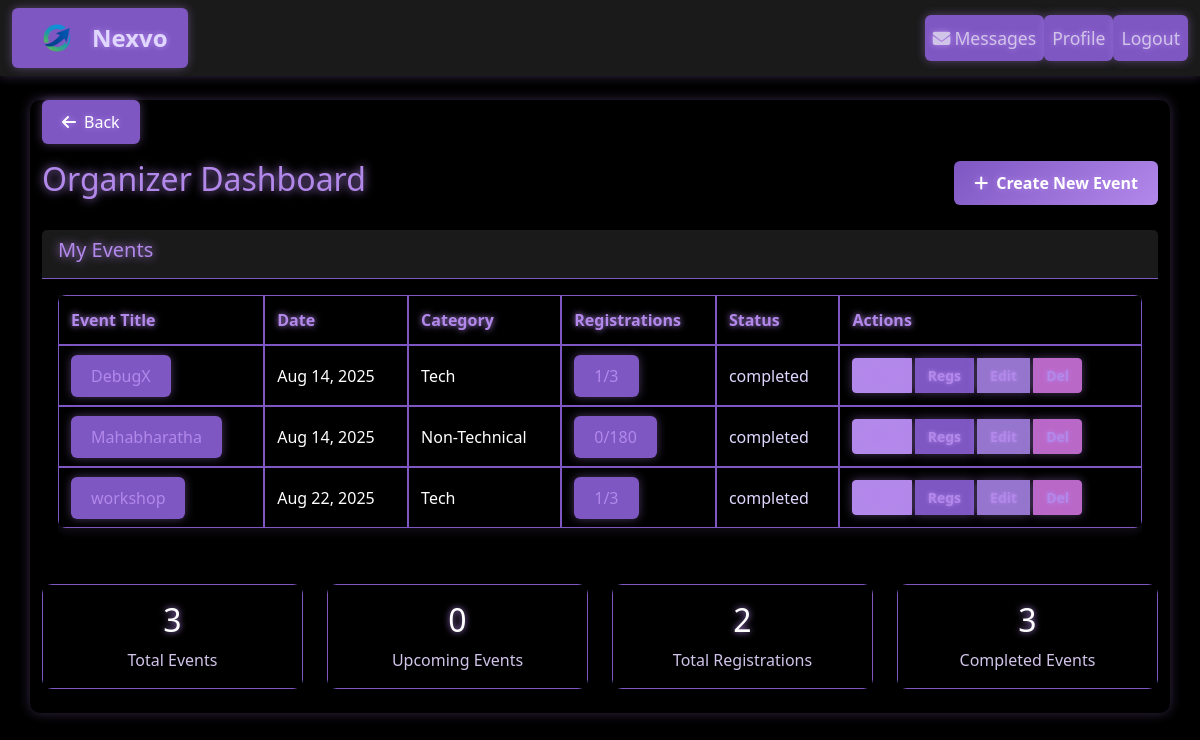
Screenshot of /organizer-dashboard/ (signed in) with the database file from the repository.
### events/models.py (models this page shows, shortened)
class Event(models.Model):
    title = models.CharField(max_length=200)
    description = models.TextField()
    organizer = models.ForeignKey(User, on_delete=models.CASCADE, related_name='organized_events')
    category = models.ForeignKey(Category, on_delete=models.CASCADE)
    date = models.DateTimeField()
    location = models.CharField(max_length=200)
    max_participants = models.IntegerField()
    registration_link = models.URLField(help_text="Google Form registration link")
    created_at = models.DateTimeField(auto_now_add=True)
    updated_at = models.DateTimeField(auto_now=True)
    start_time = models.DateTimeField()
    duration = models.IntegerField(default=60)
    image = models.ImageField(upload_to='event_posters/', blank=True, null=True)
    @property
    def status(self):
        now = timezone.now()
        start_time_utc = self.start_time.astimezone(datetime.timezone.utc) if self.start_time.tzinfo else timezone.make_aware(self.start_time, datetime.timezone.utc)
        end_time_utc = start_time_utc + timedelta(minutes=self.duration)
        if now < start_time_utc:
            return 'upcoming'
        elif start_time_utc <= now <= end_time_utc:
            return 'ongoing'
        else:
            return 'completed'
    @property
    def registered_count(self):
        return self.registrations_real.count()

class Category(models.Model):
    name = models.CharField(max_length=100)
    description = models.TextField(blank=True)
    class Meta:
        verbose_name_plural = "Categories"

### events/views.py (the view)
# urls.py: path('organizer-dashboard/', views.organizer_dashboard, name='organizer_dashboard'),
@login_required
def organizer_dashboard(request):
    if request.user.user_type != 'organizer':
        messages.error(request, 'Access denied. Organizers only.')
        return redirect('home')
    events = Event.objects.filter(organizer=request.user).order_by('-created_at')
    upcoming_events_count = len([event for event in events if event.status == 'upcoming'])
    completed_events_count = len([event for event in events if event.status == 'completed'])
    total_registrations = sum(event.registered_count for event in events)
    context = {
        'events': events,
        'upcoming_events_count': upcoming_events_count,
        'completed_events_count': completed_events_count,
        'total_registrations': total_registrations,
    }
    return render(request, 'events/organizer_dashboard.html', context)

### event_networking/context_processors.py (called while the page is built)
def unread_message_count(request):
    if request.user.is_authenticated:
        count = Message.objects.filter(receiver=request.user, is_read=False).count()
        return {'unread_message_count': count}
    return {'unread_message_count': 0}

### templates/events/organizer_dashboard.html (shortened to what this page needs)
{% extends 'base.html' %}
{% block content %}
{% include 'includes/_back_button.html' %}
<div class="row">
    <div class="col-12">
        <div class="d-flex justify-content-between align-items-center mb-4">
            <h2>Organizer Dashboard</h2>
            <a href="{% url 'event_create' %}" class="btn btn-custom shadow-sm">
                <i class="fas fa-plus me-2"></i>Create New Event
            </a>
        </div>
    </div>
</div>
<div class="row">
    <div class="col-12">
        <div class="card shadow-sm">
            <div class="card-header bg-light">
                <h5>My Events</h5>
            </div>
            <div class="card-body">
                {% if events %}
                <div class="table-responsive">
                    <table class="table table-hover table-striped border">
                        <thead>
                            <tr>
                                <th>Event Title</th>
                                <th>Date</th>
                                <th>Category</th>
                                <th>Registrations</th>
                                <th>Status</th>
                                <th>Actions</th>
                            </tr>
                        </thead>
                        <tbody>
                            {% for event in events %}
                            <tr>
                                <td>
                                    <a href="{% url 'event_detail' event.pk %}">{{ event.title }}</a>
                                </td>
                                <td>{{ event.date|date:"M d, Y" }}</td>
                                <td>{{ event.category.name }}</td>
                                <td>
                                    <a href="{% url 'event_registrations' event.id %}">
                                        {{ event.registered_count }}/{{ event.max_participants }}
                                    </a>
                                </td>
                                <td>
                                    <span class="text-black">{{ event.status }}</span>
                                </td>
                                <td>
                                    <div class="btn-group btn-group-sm" role="group">
                                        <a href="{% url 'event_detail' event.pk %}" class="btn btn-view">View</a>
                                        <a href="{% url 'event_registrations' event.id %}" class="btn btn-regs">Regs</a>
                                        <a href="{% url 'event_update' event.pk %}" class="btn btn-edit">Edit</a>
                                        <a href="{% url 'event_delete' event.pk %}" class="btn btn-delete">Del</a>
                                    </div>
                                </td>
                            </tr>
                            {% endfor %}
                        </tbody>
                    </table>
                </div>
                {% endif %}
            </div>
        </div>
    </div>
</div>
<div class="row mt-4">
    <div class="col-md-3 mb-4">
        <div class="card text-center shadow-sm">
            <div class="card-body">
                <h3 class="text-primary mb-2">{{ events|length }}</h3>
                <p class="card-text text-muted">Total Events</p>
            </div>
        </div>
    </div>
    <div class="col-md-3 mb-4">
        <div class="card text-center shadow-sm">
            <div class="card-body">
                <h3 class="text-success mb-2">
                    {{ upcoming_events_count }}
                </h3>
                <p class="card-text text-muted">Upcoming Events</p>
            </div>
        </div>
    </div>
    <div class="col-md-3 mb-4">
        <div class="card text-center shadow-sm">
            <div class="card-body">
                <h3 class="text-info mb-2">
                    {{ total_registrations }}
                </h3>
                <p class="card-text text-muted">Total Registrations</p>
            </div>
        </div>
    </div>
    <div class="col-md-3 mb-4">
        <div class="card text-center shadow-sm">
            <div class="card-body">
                <h3 class="text-warning mb-2">
                    {{ completed_events_count }}
                </h3>
                <p class="card-text text-muted">Completed Events</p>
            </div>
        </div>
    </div>
</div>
{% endblock %}

### static/css/custom.css (style rules this page uses)
.btn-custom { background: linear-gradient(135deg, #7e57c2, #b388eb); border: none !important; color: #fff; font-weight: bold; transition: all 0.3s ease; outline: none !important; box-shadow: 0 0 10px rgba(179, 136, 235, 0.4); border-radius: 6px !important; text-decoration: none !important; transform: translateZ(0); margin: 0; }
.btn.btn-view { background-color: #b388eb !important; border-color: #b388eb !important; color: #000; }
.btn.btn-regs { background-color: #7e57c2 !important; border-color: #7e57c2 !important; color: #fff; }
.btn.btn-edit { background-color: #9575cd !important; border-color: #9575cd !important; color: #fff; }
.btn.btn-delete { background-color: #ba68c8 !important; border-color: #ba68c8 !important; color: #fff; }
.container, .card, .modal-content, .form-control, .table, .dropdown-menu { background-color: #1a1a1a !important; color: #e0d7ff !important; border-color: #b388eb !important; }
label, h1, h2, h3, h4, h5, h6, .btn, .nav-link, .form-label { color: #b388eb !important; text-shadow: 0 0 6px #b388eb; }
.btn { background-color: #7e57c2 !important; border: none !important; color: #fff !important; }
table { background-color: #1a1a1a !important; color: #e0d7ff !important; }
th, td { border: 1px solid #b388eb !important; padding: 10px; }
th { background-color: #2a2a2a !important; color: #b388eb !important; }
body, h1, h2, h3, h4, h5, h6, p, span, a, li, td, th, label, button { color: white !important; }
body, .container, .card, .modal-content, .form-control, .dropdown-menu, .table, .list-group-item { background-color: #000 !important; color: #e0d7ff !important; border: none !important; }
body, h1, h2, h3, h4, h5, h6, p, span, a, li, td, th, label, button, input, select, textarea { color: #e0d7ff !important; }
h1, h2, h3, h4, h5 { color: #b388eb !important; text-shadow: 0 0 12px #b388eb; }
a, .btn, .nav-link { color: #fff !important; background-color: #7e57c2 !important; border: none !important; border-radius: 6px; padding: 10px 20px; text-decoration: none; box-shadow: 0 0 10px rgba(179, 136, 235, 0.4); transition: all 0.3s ease; }
.table th, .table td, .list-group-item { background-color: #000 !important; color: #e0d7ff !important; border-color: #2a2a2a !important; }
.btn-custom { background-color: #7e57c2 !important; color: #fff !important; border: none !important; }
table, th, td { background-color: #000 !important; color: #e0d7ff !important; border: 1px solid #7e57c2 !important; }
thead { background-color: #1a1a1a !important; color: #b388eb !important; text-shadow: 0 0 8px #b388eb; }
.table a { color: #b388eb !important; text-decoration: none; }
.table-striped > tbody > tr:nth-of-type(odd) { background-color: #111 !important; }

### templates/base.html (style rules this page uses)
body { background-color: #000; color: #e0d7ff; font-family: 'Segoe UI', sans-serif; }
h1, h2, h3, h4, h5 { color: #b388eb; text-shadow: 0 0 12px #b388eb; }
a, .btn { color: #fff; background-color: #7e57c2; border: none; border-radius: 6px; padding: 10px 20px; text-decoration: none; box-shadow: 0 0 10px rgba(179, 136, 235, 0.4); transition: all 0.3s ease; }
.container, .card, .modal-content { background-color: #1a1a1a; border-radius: 10px; box-shadow: 0 0 12px rgba(179, 136, 235, 0.3); }
.btn-custom { background-color: #7e57c2; color: #fff; border: none; }

### rows the page displays
Event: title "DebugX", date "Aug 14, 2025", category.name "Tech", registered_count "1", max_participants "3", status "completed"
Event: title "Mahabharatha", date "Aug 14, 2025", category.name "Non-Technical", registered_count "0", max_participants "180", status "completed"
Event: title "workshop", date "Aug 22, 2025", category.name "Tech", registered_count "1", max_participants "3", status "completed"

### other values shown
{{ events|length }} "3"
{{ upcoming_events_count }} "0"
{{ total_registrations }} "2"
{{ completed_events_count }} "3"
